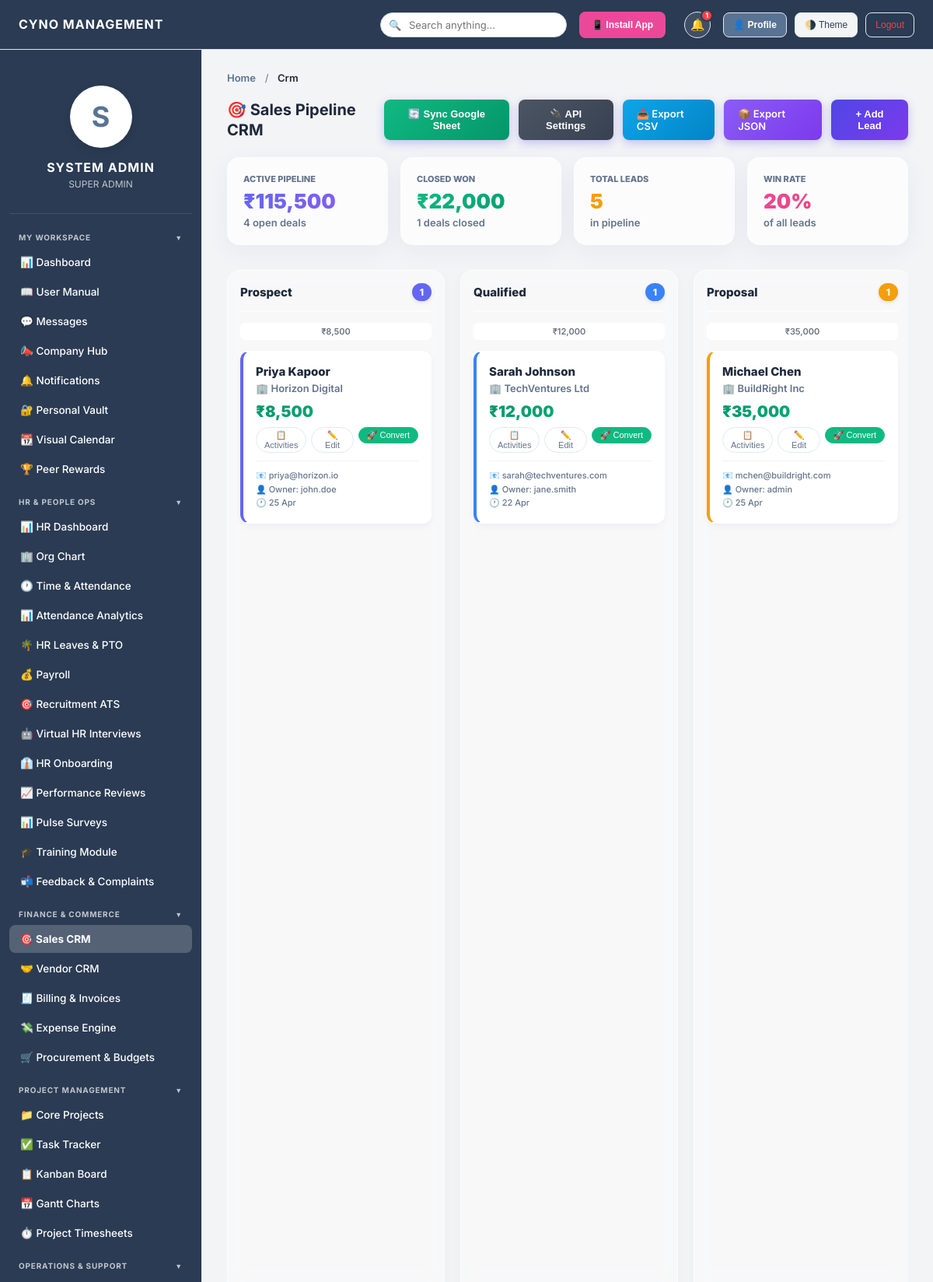
Screenshot of /crm.php (signed in) with the database file from the repository.
### tables this page shows
CREATE TABLE crm_leads (
        id INTEGER PRIMARY KEY AUTOINCREMENT,
        lead_name TEXT NOT NULL,
        company TEXT,
        email TEXT,
        value REAL DEFAULT 0,
        stage TEXT DEFAULT 'Prospect',
        owner_id TEXT NOT NULL,
        last_contact DATETIME DEFAULT CURRENT_TIMESTAMP
    , follow_up_date DATE, phone TEXT DEFAULT NULL, source TEXT DEFAULT 'Manual Entry', tags TEXT DEFAULT NULL, custom_data TEXT DEFAULT NULL, branch_id TEXT DEFAULT 'Global HQ');

### includes/db.php (called while the page is built, shortened)
<?php
function getEnvVar($key) {
    return getenv($key) ?: ($_SERVER[$key] ?? $_ENV[$key] ?? '');
}
$db_url = getEnvVar('DATABASE_URL');
$db_host = getEnvVar('DB_HOST');
$use_mysql = false;
$mysql_dsn = '';
$mysql_user = '';
$mysql_pass = '';
if (!empty($db_url) && str_starts_with($db_url, 'mysql://')) {
    if (preg_match('/^mysql:\/\/([^:]+):(.*)@([^:\/]+)(?::(\d+))?\/(.+)$/', $db_url, $matches)) {
        $mysql_user = urldecode($matches[1]);
        $mysql_pass = urldecode($matches[2]);
        $host       = urldecode($matches[3]);
        $port       = $matches[4] ?: 3306;
        $dbname     = urldecode($matches[5]);
    } else {
        $parsed = parse_url($db_url);
        $host = $parsed['host'] ?? '127.0.0.1';
        $port = $parsed['port'] ?? 3306;
        $dbname = ltrim($parsed['path'] ?? '', '/');
        $mysql_user = $parsed['user'] ?? '';
        $mysql_pass = $parsed['pass'] ?? '';
    }
    if (empty($mysql_pass)) {
        $mysql_pass = getEnvVar('DB_PASSWORD') ?: getEnvVar('DB_PASS') ?: getEnvVar('MYSQL_PASSWORD') ?: getEnvVar('MYSQL_ROOT_PASSWORD') ?: '';
    }
    if (empty($mysql_user)) {
        $mysql_user = getEnvVar('DB_USERNAME') ?: getEnvVar('DB_USER') ?: getEnvVar('MYSQL_USER') ?: 'root';
    }
    if (empty($dbname)) {
        $dbname = getEnvVar('DB_DATABASE') ?: getEnvVar('DB_NAME') ?: getEnvVar('MYSQL_DATABASE') ?: 'cms';
    }
    $mysql_dsn = "mysql:host={$host};port={$port};dbname={$dbname};charset=utf8mb4";
    $use_mysql = true;
} else {
    $db_file = __DIR__ . '/../database.sqlite';
}
try {
    if ($use_mysql) {
        $pdo = new PDO($mysql_dsn, $mysql_user, $mysql_pass);
        $pdo->setAttribute(PDO::ATTR_ERRMODE, PDO::ERRMODE_EXCEPTION);
    } else {
        $pdo = new PDO("sqlite:" . $db_file);
        $pdo->setAttribute(PDO::ATTR_ERRMODE, PDO::ERRMODE_EXCEPTION);
        $pdo->exec("PRAGMA foreign_keys = ON;");
    }
    $pdo->exec("CREATE TABLE IF NOT EXISTS settings (setting_key VARCHAR(255) PRIMARY KEY, setting_value TEXT)");
    $GLOBAL_SETTINGS = [];
    foreach($pdo->query("SELECT * FROM settings") as $r) {
        $GLOBAL_SETTINGS[$r['setting_key']] = $r['setting_value'];
    }
} catch (PDOException $e) {
    http_response_code(500);
    $padding = str_repeat(" ", 512);
    die("<div style='font-family:sans-serif;text-align:center;margin-top:100px;'><h2>⚠️ System Temporarily Unavailable</h2><p>Our database is currently undergoing maintenance or experiencing a connection issue. Please try again in a few minutes.</p></div>\n");
}
function hasPermission($pdo, $permission_key) {
    if (in_array($_SESSION['role'], ['Admin', 'Super Admin']) || $_SESSION['role'] === 'Super Admin') return true;
    return false;
}

### crm.php (the view, shortened to what this page needs)
<?php
require_once 'includes/db.php';
require_once 'includes/header.php';
require_once 'includes/sidebar.php';
$canCreateLeads = hasPermission($pdo, 'create_leads');
$canEditLeads   = hasPermission($pdo, 'edit_leads');
$canConvert     = hasPermission($pdo, 'convert_leads');
$isAdmin = (in_array($_SESSION['role'], ['Admin', 'Super Admin']) || $_SESSION['role'] === 'Manager');
if ($isAdmin) {
    $leads = $pdo->query("SELECT * FROM crm_leads ORDER BY last_contact DESC")->fetchAll(PDO::FETCH_ASSOC);
} else {
    $myBranch = $pdo->query("SELECT branch_id FROM users WHERE login_id = '{$_SESSION['login_id']}'")->fetchColumn() ?: 'Global HQ';
    $stmt = $pdo->prepare("SELECT * FROM crm_leads WHERE branch_id = ? ORDER BY last_contact DESC");
    $stmt->execute([$myBranch]);
    $leads = $stmt->fetchAll(PDO::FETCH_ASSOC);
}
$stages = ['Prospect', 'Qualified', 'Proposal', 'Negotiation', 'Won', 'Lost'];
$board = array_fill_keys($stages, []);
foreach ($leads as $l) {
    $s = $l['stage'];
    if (isset($board[$s])) $board[$s][] = $l;
    else $board['Prospect'][] = $l;
}
$pipelineStats = $pdo->query("
    SELECT
        SUM(CASE WHEN stage NOT IN ('Won','Lost') THEN value ELSE 0 END) AS pipeline_value,
        SUM(CASE WHEN stage='Won' THEN value ELSE 0 END) AS won_value,
        COUNT(CASE WHEN stage NOT IN ('Won','Lost') THEN 1 END) AS active_count,
        COUNT(CASE WHEN stage='Won' THEN 1 END) AS won_count
    FROM crm_leads
")->fetch(PDO::FETCH_ASSOC);
$stageColors = [
    'Prospect'    => '#6366f1',
    'Qualified'   => '#3b82f6',
    'Proposal'    => '#f59e0b',
    'Negotiation' => '#ef4444',
    'Won'         => '#10b981',
    'Lost'        => '#9ca3af',
];
?>
<div class="content-section active">
    <div class="section-header">
        <h2>🎯 Sales Pipeline CRM</h2>
        <div style="display:flex; gap:12px;">
            <?php if($isAdmin): ?>
            <button class="premium-btn" style="background:linear-gradient(135deg, #10b981, #059669);" onclick="document.getElementById('syncSheetModal').style.display='block'">🔄 Sync Google Sheet</button>
            <button class="premium-btn" style="background:linear-gradient(135deg, #4b5563, #374151);" onclick="document.getElementById('apiIntegrationModal').style.display='block'">🔌 API Settings</button>
            <a href="controllers/export_leads.php?format=csv" class="premium-btn" style="background:linear-gradient(135deg, #0ea5e9, #0284c7); text-decoration:none;">📥 Export CSV</a>
            <a href="controllers/export_leads.php?format=json" class="premium-btn" style="background:linear-gradient(135deg, #8b5cf6, #7c3aed); text-decoration:none;">📦 Export JSON</a>
            <?php endif; ?>
            <?php if($canCreateLeads): ?>
            <button class="premium-btn" onclick="openLeadModal()">+ Add Lead</button>
            <?php endif; ?>
        </div>
    </div>
    <div style="display:grid; grid-template-columns:repeat(auto-fill, minmax(180px,1fr)); gap:16px; margin-bottom:32px;">
        <div class="glass-card" style="padding:20px; border-radius:16px;">
            <div style="font-size:11px; color:var(--text-muted); text-transform:uppercase; font-weight:800;">Active Pipeline</div>
            <div style="font-size:26px; font-weight:900; background:linear-gradient(135deg, #6366f1, #8b5cf6); -webkit-background-clip:text; -webkit-text-fill-color:transparent; margin-top:6px;"><?= ($GLOBAL_SETTINGS['currency'] ?? '₹') ?><?= number_format($pipelineStats['pipeline_value'] ?? 0, 0) ?></div>
            <div style="font-size:13px; color:var(--text-muted); font-weight:600; margin-top:4px;"><?= $pipelineStats['active_count'] ?> open deals</div>
        </div>
        <div class="glass-card" style="padding:20px; border-radius:16px;">
            <div style="font-size:11px; color:var(--text-muted); text-transform:uppercase; font-weight:800;">Closed Won</div>
            <div style="font-size:26px; font-weight:900; background:linear-gradient(135deg, #10b981, #059669); -webkit-background-clip:text; -webkit-text-fill-color:transparent; margin-top:6px;"><?= ($GLOBAL_SETTINGS['currency'] ?? '₹') ?><?= number_format($pipelineStats['won_value'] ?? 0, 0) ?></div>
            <div style="font-size:13px; color:var(--text-muted); font-weight:600; margin-top:4px;"><?= $pipelineStats['won_count'] ?> deals closed</div>
        </div>
        <div class="glass-card" style="padding:20px; border-radius:16px;">
            <div style="font-size:11px; color:var(--text-muted); text-transform:uppercase; font-weight:800;">Total Leads</div>
            <div style="font-size:26px; font-weight:900; color:#f59e0b; margin-top:6px;"><?= count($leads) ?></div>
            <div style="font-size:13px; color:var(--text-muted); font-weight:600; margin-top:4px;">in pipeline</div>
        </div>
        <?php
        $winRate = count($leads) > 0 ? round(($pipelineStats['won_count'] / count($leads)) * 100, 1) : 0;
        ?>
        <div class="glass-card" style="padding:20px; border-radius:16px;">
            <div style="font-size:11px; color:var(--text-muted); text-transform:uppercase; font-weight:800;">Win Rate</div>
            <div style="font-size:26px; font-weight:900; background:linear-gradient(135deg, #ec4899, #f43f5e); -webkit-background-clip:text; -webkit-text-fill-color:transparent; margin-top:6px;"><?= $winRate ?>%</div>
            <div style="font-size:13px; color:var(--text-muted); font-weight:600; margin-top:4px;">of all leads</div>
        </div>
    </div>
    <div class="crm-board">
        <?php foreach($stages as $stage):
            $color = $stageColors[$stage];
            $colLeads = $board[$stage];
            $stageValue = array_sum(array_column($colLeads, 'value'));
        ?>
        <div class="crm-col" data-stage="<?= $stage ?>">
            <div class="crm-col-header">
                <span><?= $stage ?></span>
                <span class="crm-badge" style="background:<?= $color ?>;"><?= count($colLeads) ?></span>
            </div>
            <?php if($stageValue > 0): ?>
            <div style="font-size:11px; color:#6b7280; font-weight:600; text-align:center; background:white; border-radius:6px; padding:4px;"><?= ($GLOBAL_SETTINGS['currency'] ?? '₹') ?><?= number_format($stageValue, 0) ?></div>
            <?php endif; ?>
            <div class="crm-dropzone" style="flex:1; display:flex; flex-direction:column; gap:10px;">
                <?php foreach($colLeads as $lead): ?>
                <div class="crm-card"
                     draggable="true"
                     data-id="<?= $lead['id'] ?>"
                     style="border-left-color:<?= $color ?>;"
                     onclick="window.location.href='lead_profile.php?id=<?= $lead['id'] ?>'">
                    <div style="display:flex; justify-content:space-between; align-items:flex-start;">
                        <div class="crm-card-name"><?= htmlspecialchars($lead['lead_name']) ?></div>
                    </div>
                    <div class="crm-card-company">🏢 <?= htmlspecialchars($lead['company'] ?: 'Independent') ?></div>
                    <div class="crm-card-value"><?= ($GLOBAL_SETTINGS['currency'] ?? '₹') ?><?= number_format($lead['value'], 0) ?></div>
                    <div style="margin-top:8px; display:flex; gap:6px;">
                        <button onclick="event.stopPropagation();openActivity(<?= $lead['id'] ?>,'<?= addslashes(htmlspecialchars($lead['lead_name'])) ?>')" style="flex:1;font-size:11px;padding:3px 10px;border-radius:99px;border:1px solid var(--border-card);background:transparent;color:var(--text-muted);cursor:pointer;">📋 Activities</button>
                        <?php if($canEditLeads): ?>
                        <button onclick="event.stopPropagation();editLead(<?= htmlspecialchars(json_encode($lead)) ?>)" style="flex:1;font-size:11px;padding:3px 10px;border-radius:99px;border:1px solid var(--border-card);background:transparent;color:var(--text-muted);cursor:pointer;">✏️ Edit</button>
                        <?php endif; ?>
                        <?php if($lead['stage'] !== 'Lost' && $lead['stage'] !== 'Won' && $canConvert): ?>
                        <form method="POST" action="controllers/convert_lead.php" style="margin:0;" onsubmit="this.querySelector('button').innerHTML='⏳...'; this.querySelector('button').style.opacity='0.7';">
                            <button type="submit" onclick="event.stopPropagation();" style="flex:1;font-size:11px;padding:3px 10px;border-radius:99px;border:1px solid #10b981;background:#10b981;color:white;cursor:pointer;transition:all 0.2s;">🚀 Convert</button>
                        </form>
                        <?php endif; ?>
                    </div>
                    <div class="crm-card-meta">
                        📧 <?= htmlspecialchars($lead['email'] ?: '—') ?><br>
                        👤 Owner: <?= htmlspecialchars($lead['owner_id']) ?><br>
                        🕐 <?= htmlspecialchars(date('d M', strtotime($lead['last_contact']))) ?>
                    </div>
                </div>
                <?php endforeach; ?>
            </div>
        </div>
        <?php endforeach; ?>
    </div>
</div>
<?php require_once 'includes/footer.php'; ?>

### assets/css/style.css (style rules this page uses)
:root { --bg-body: #f3f4f6; --bg-header: #2a3b53; --bg-sidebar: #2a3b53; --bg-main: #f3f4f6; --bg-card: #ffffff; --bg-hover: rgba(255, 255, 255, 0.1); --border-card: #e2e8f0; --text-heading: #1e293b; --text-body: #334155; --text-muted: #64748b; --input-bg: #ffffff; --input-border: #cbd5e1; --table-header: #f8fafc; --primary-color: #597393; --primary-hover: #475f7e; --primary-light: rgba(255, 255, 255, 0.15); --success: #10b981; --warning: #f59e0b; --danger: #ef4444; --modal-overlay: rgba(15,23,42,0.6); --shadow-xs: 0 1px 2px 0 rgba(0, 0, 0, 0.05); --shadow-sm: 0 4px 6px -1px rgba(0, 0, 0, 0.05), 0 2px 4px -2px rgba(0, 0, 0, 0.05); --shadow-soft: 0 10px 25px -5px rgba(0, 0, 0, 0.05), 0 8px 10px -6px rgba(0, 0, 0, 0.05); --radius-sm: 8px; --radius-md: 12px; --radius-lg: 16px; --sidebar-w: 260px; --header-h: 64px; }
*, *::before, *::after { margin:0; padding:0; box-sizing:border-box; }
html { font-size:14px; -webkit-font-smoothing:antialiased; }
body { font-family:'Inter',system-ui,sans-serif; background:var(--bg-body); color:var(--text-body); min-height:100vh; overflow:hidden; }
h1,h2,h3,h4,h5,h6 { font-weight:600; color:var(--text-heading); line-height:1.3; }
a { color:var(--primary-color); text-decoration:none; }
.content-section.active { display:block; }
.section-header, .header-action { display:flex; justify-content:space-between; align-items:center; margin-bottom:22px; }
.section-header h2, .header-action h2 { font-size:20px; font-weight:700; color:var(--text-heading); margin:0; }
.content-section.active { animation: fadeInUp .35s ease-out; }

### includes/header.php (style rules this page uses)
.glass-card { background: rgba(255, 255, 255, 0.7); backdrop-filter: blur(12px); -webkit-backdrop-filter: blur(12px); border: 1px solid rgba(255, 255, 255, 0.4); box-shadow: 0 8px 32px rgba(31, 38, 135, 0.05); border-radius: 16px; transition: transform 0.2s ease, box-shadow 0.2s ease; overflow: hidden; }
.premium-btn { background: linear-gradient(135deg, #4f46e5, #7c3aed); color: white; border: none; padding: 10px 18px; border-radius: 8px; font-weight: 600; font-size: 13px; cursor: pointer; transition: all 0.2s ease; box-shadow: 0 4px 12px rgba(79, 70, 229, 0.3); display: inline-flex; align-items: center; gap: 8px; }

### crm.php (style rules this page uses)
.crm-board { display:flex; gap:20px; overflow-x:auto; padding-bottom:24px; min-height:calc(100vh - 260px); scroll-behavior: smooth; }
.crm-col { flex:0 0 280px; background:rgba(255,255,255,0.4); border:1px solid rgba(255,255,255,0.6); border-radius:16px; padding:16px; display:flex; flex-direction:column; gap:14px; backdrop-filter:blur(10px); box-shadow:0 4px 15px rgba(0,0,0,0.03); transition:all 0.2s; }
.crm-col-header { font-weight:800; font-size:15px; color:var(--text-heading); display:flex; justify-content:space-between; align-items:center; padding-bottom:12px; border-bottom:2px solid rgba(255,255,255,0.5); }
.crm-badge { padding:4px 10px; border-radius:99px; font-size:12px; font-weight:800; color:white; box-shadow:0 2px 5px rgba(0,0,0,0.1); }
.crm-card { background:rgba(255,255,255,0.9); border:1px solid rgba(255,255,255,0.8); border-left-width:4px; border-radius:12px; padding:16px; box-shadow:0 4px 10px rgba(0,0,0,0.04); cursor:pointer; transition:all 0.2s cubic-bezier(0.4, 0, 0.2, 1); backdrop-filter:blur(4px); }
.crm-card-name { font-weight:800; font-size:15px; color:var(--text-heading); margin-bottom:4px; }
.crm-card-company { font-size:13px; color:var(--text-muted); margin-bottom:10px; font-weight:600; }
.crm-card-value { font-size:20px; font-weight:900; background:linear-gradient(135deg, #059669, #10b981); -webkit-background-clip:text; -webkit-text-fill-color:transparent; }
.crm-card-meta { font-size:11px; color:var(--text-muted); margin-top:10px; font-weight:500; border-top:1px solid rgba(0,0,0,0.05); padding-top:10px; line-height:1.6; }

### rows the page displays
crm_leads: lead_name "Priya Kapoor", company "Horizon Digital", value "8,500", email "priya@horizon.io", owner "john.doe", last_contact "25 Apr"
crm_leads: lead_name "Sarah Johnson", company "TechVentures Ltd", value "12,000", email "sarah@techventures.com", owner "jane.smith", last_contact "22 Apr"
crm_leads: lead_name "Michael Chen", company "BuildRight Inc", value "35,000", email "mchen@buildright.com", owner "admin", last_contact "25 Apr"

### other values shown
$GLOBAL_SETTINGS['company_name'] "CYNO MANAGEMENT"
$_notifCount "1"
substr($_SESSION['name'],0,1) "S"
$_SESSION['name'] "SYSTEM ADMIN"
$_SESSION['role'] "SUPER ADMIN"
$pageTitle "Crm"
$GLOBAL_SETTINGS['currency'] "₹"
$pipelineStats['pipeline_value'] "115,500"
$pipelineStats['active_count'] "4"
$pipelineStats['won_value'] "22,000"
$pipelineStats['won_count'] "1"
count($leads) "5"
$winRate "20"
$stage "Prospect"
count($colLeads) "1"
